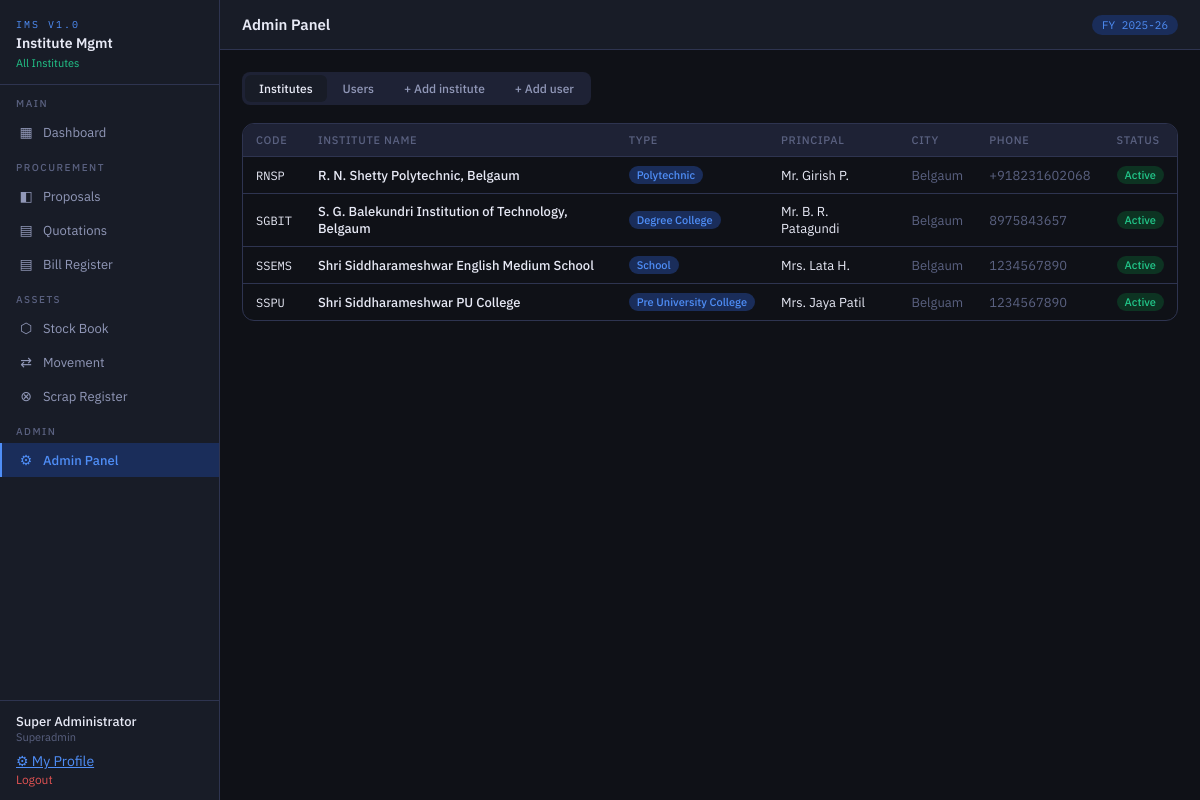
/admin/index.php (signed in), run on the app's committed database.
### tables this page shows
CREATE TABLE `institutes` (
  `id` int(10) UNSIGNED NOT NULL,
  `type_id` tinyint(3) UNSIGNED NOT NULL,
  `inst_code` varchar(12) NOT NULL,
  `inst_name` varchar(120) NOT NULL,
  `address` text DEFAULT NULL,
  `city` varchar(60) DEFAULT NULL,
  `district` varchar(60) DEFAULT NULL,
  `state` varchar(60) DEFAULT 'Karnataka',
  `pincode` varchar(10) DEFAULT NULL,
  `phone` varchar(20) DEFAULT NULL,
  `email` varchar(100) DEFAULT NULL,
  `principal` varchar(100) DEFAULT NULL,
  `is_active` tinyint(1) DEFAULT 1,
  `created_at` timestamp NOT NULL DEFAULT current_timestamp()
);

CREATE TABLE `institute_types` (
  `id` tinyint(3) UNSIGNED NOT NULL,
  `type_name` varchar(60) NOT NULL,
  `type_code` varchar(10) NOT NULL
);

### config/db.php (called while the page is built, shortened)
<?php
function db(): mysqli {
    static $conn = null;
    if ($conn === null) {
        $conn = new mysqli(DB_HOST, DB_USER, DB_PASS, DB_NAME, DB_PORT);
        $conn->set_charset('utf8mb4');
    }
    return $conn;
}
function query(string $sql, string $types = '', ...$params): mysqli_result|bool {
    $db  = db();
    $stmt = $db->prepare($sql);
    $stmt->execute();
    $result = $stmt->get_result();
    return $result !== false ? $result : true;
}
function rows(string $sql, string $types = '', ...$params): array {
    $r = query($sql, $types, ...$params);
    $out = [];
    while ($row = $r->fetch_assoc()) $out[] = $row;
    return $out;
}
function esc(string $val): string {
    return htmlspecialchars($val, ENT_QUOTES, 'UTF-8');
}

### admin/index.php (the view, shortened to what this page needs)
<?php
require_once __DIR__ . '/../config/db.php';
require_once __DIR__ . '/../includes/layout.php';
$institutes   = rows("SELECT i.*, it.type_name FROM institutes i JOIN institute_types it ON i.type_id=it.id WHERE i.id != 0 ORDER BY i.inst_name");
$activeTab = $_GET['tab'] ?? 'institutes';
layout_head('Admin Panel', 'admin');
?>
<div class="tabs" id="admin-tabs">
  <button class="tab <?= $activeTab==='institutes'?'active':'' ?>" onclick="location.href='?tab=institutes'">Institutes</button>
  <button class="tab <?= $activeTab==='users'?'active':'' ?>"       onclick="location.href='?tab=users'">Users</button>
  <button class="tab <?= $activeTab==='add_inst'?'active':'' ?>"    onclick="location.href='?tab=add_inst'">+ Add institute</button>
  <button class="tab <?= $activeTab==='add_user'?'active':'' ?>"    onclick="location.href='?tab=add_user'">+ Add user</button>
</div>
<?php if ($activeTab === 'institutes'): ?>
<div class="tbl-wrap">
  <table>
    <thead><tr><th>Code</th><th>Institute name</th><th>Type</th><th>Principal</th><th>City</th><th>Phone</th><th>Status</th></tr></thead>
    <tbody>
    <?php foreach ($institutes as $i): ?>
    <tr>
      <td class="mono"><?= esc($i['inst_code']) ?></td>
      <td class="fw500"><?= esc($i['inst_name']) ?></td>
      <td><span class="badge bg-blue"><?= esc($i['type_name']) ?></span></td>
      <td><?= esc($i['principal'] ?: '—') ?></td>
      <td class="muted"><?= esc($i['city'] ?: '—') ?></td>
      <td class="muted"><?= esc($i['phone'] ?: '—') ?></td>
      <td><span class="badge <?= $i['is_active'] ? 'bg-green' : 'bg-red' ?>"><?= $i['is_active'] ? 'Active' : 'Inactive' ?></span></td>
    </tr>
    <?php endforeach; ?>
    </tbody>
  </table>
</div>
<?php endif; ?>
<?php layout_foot(); ?>

### includes/layout.php (shortened to what this page needs)
<?php
function layout_head(string $pageTitle = '', string $activeMenu = ''): void {
    $inst = $_SESSION['inst_name'] ?? 'All Institutes';
    $user = $_SESSION['full_name'] ?? 'User';
    $role = ucfirst(str_replace('_', ' ', $_SESSION['role'] ?? ''));
    $base = BASE_URL;
    $fy   = $_SESSION['fy_label'] ?? '';
    $active = function(string $menu) use ($activeMenu): string {
        return $menu === $activeMenu ? 'active' : '';
    };
    $adminLink = '';
    if (($_SESSION['role'] ?? '') === 'superadmin') {
        $adminLink = "<div class='sb-section'>Admin</div>
  <a href='{$base}/admin/' class='nav-link " . $active('admin') . "'><span class='ni'>⚙</span> Admin Panel</a>";
    }
    echo "<!DOCTYPE html>
<html lang=\"en\">
<head>
<meta charset=\"UTF-8\">
<meta name=\"viewport\" content=\"width=device-width,initial-scale=1\">
<title>{$pageTitle} — IMS</title>
<link href=\"https://fonts.googleapis.com/css2?family=IBM+Plex+Sans:wght@300;400;500;600&family=IBM+Plex+Mono:wght@400;500&display=swap\" rel=\"stylesheet\">
<link rel=\"stylesheet\" href=\"{$base}/assets/css/app.css\">
</head>
<body>
<nav class=\"sidebar\" id=\"sidebar\">
  <div class=\"sb-logo\">
    <div class=\"sb-mark\">IMS v1.0</div>
    <div class=\"sb-name\">Institute Mgmt</div>
    <div class=\"sb-inst\">{$inst}</div>
  </div>
  <div class=\"sb-section\">Main</div>
  <a href=\"{$base}/index.php\" class=\"nav-link " . $active('dashboard') . "\"><span class=\"ni\">▦</span> Dashboard</a>
  <div class=\"sb-section\">Procurement</div>
  <a href=\"{$base}/modules/proposals/\" class=\"nav-link " . $active('proposals') . "\"><span class=\"ni\">◧</span> Proposals</a>
  <a href=\"{$base}/modules/quotations/\" class=\"nav-link " . $active('quotations') . "\"><span class=\"ni\">▤</span> Quotations</a>
  <a href=\"{$base}/modules/bills/\" class=\"nav-link " . $active('bills') . "\"><span class=\"ni\">▤</span> Bill Register</a>
  <div class=\"sb-section\">Assets</div>
  <a href=\"{$base}/modules/stock/\" class=\"nav-link " . $active('stock') . "\"><span class=\"ni\">⬡</span> Stock Book</a>
  <a href=\"{$base}/modules/movement/\" class=\"nav-link " . $active('movement') . "\"><span class=\"ni\">⇄</span> Movement</a>
  <a href=\"{$base}/modules/scrap/\" class=\"nav-link " . $active('scrap') . "\"><span class=\"ni\">⊗</span> Scrap Register</a>
  {$adminLink}
  <div class=\"sb-footer\">
    <div class=\"sb-user\">{$user}</div>
    <div class=\"sb-role\">{$role}</div>
	<a href=\"{$base}/profile.php\" >⚙ My Profile</a>
	<br>
    <a href=\"{$base}/logout.php\" class=\"logout-btn\">Logout</a>
  </div>
</nav>
<div class=\"main-wrap\">
  <header class=\"topbar\">
    <button class=\"menu-toggle\" onclick=\"document.getElementById('sidebar').classList.toggle('open')\">☰</button>
    <div class=\"tb-title\">{$pageTitle}</div>
    <div class=\"tb-right\">
      <span class=\"fy-badge\">FY {$fy}</span>
    </div>
  </header>
  <main class=\"content\">
";
}
function layout_foot(): void {
    $base = BASE_URL;
    echo "  </main>
</div>
<div id=\"toast\" class=\"toast\"></div>
<script src=\"{$base}/assets/js/app.js\"></script>
</body></html>";
}

### assets/css/app.css (style rules this page uses)
*, *::before, *::after { box-sizing: border-box; margin: 0; padding: 0; }
:root { --bg: #0f1117; --bg2: #181c27; --bg3: #1e2235; --bg4: #252a3d; --bd: #2e3450; --bd2: #3d4466; --tx: #e8eaf6; --tx2: #9198b8; --tx3: #5a6180; --ac: #4f8ef7; --ac2: #3a6fd8; --acs: #1a2d5a; --gn: #22c78a; --gns: #0d3322; --am: #f5a623; --ams: #3a2800; --rd: #e05252; --rds: #3a1010; --pu: #9b6dff; --pus: #2a1f5a; --font: 'IBM Plex Sans', sans-serif; --mono: 'IBM Plex Mono', monospace; --r: 8px; --rl: 12px; }
body { font-family: var(--font); background: var(--bg); color: var(--tx); min-height: 100vh; display: flex; font-size: 14px; }
.sidebar { width: 220px; min-height: 100vh; background: var(--bg2); border-right: 1px solid var(--bd); display: flex; flex-direction: column; flex-shrink: 0; position: sticky; top: 0; height: 100vh; overflow-y: auto; }
.sb-logo { padding: 18px 16px 14px; border-bottom: 1px solid var(--bd); }
.sb-mark { font-family: var(--mono); font-size: 10px; letter-spacing: 2px; text-transform: uppercase; color: var(--ac); margin-bottom: 3px; }
.sb-name { font-size: 14px; font-weight: 600; }
.sb-inst { font-size: 11px; color: var(--gn); margin-top: 4px; white-space: nowrap; overflow: hidden; text-overflow: ellipsis; }
.sb-section { font-size: 10px; letter-spacing: 1.5px; text-transform: uppercase; color: var(--tx3); padding: 12px 16px 5px; font-weight: 500; }
.nav-link { display: flex; align-items: center; gap: 9px; padding: 8px 16px; color: var(--tx2); font-size: 13px; text-decoration: none; border-left: 2px solid transparent; transition: all .13s; }
.nav-link.active { background: var(--acs); color: var(--ac); border-left-color: var(--ac); font-weight: 500; }
.ni { font-size: 14px; width: 16px; text-align: center; }
.sb-footer { margin-top: auto; padding: 12px 16px; border-top: 1px solid var(--bd); }
.sb-user { font-size: 13px; font-weight: 500; }
.sb-role { font-size: 11px; color: var(--tx3); margin-bottom: 8px; }
.logout-btn { font-size: 12px; color: var(--rd); text-decoration: none; }
.main-wrap { flex: 1; display: flex; flex-direction: column; min-width: 0; }
.topbar { height: 50px; background: var(--bg2); border-bottom: 1px solid var(--bd); display: flex; align-items: center; gap: 14px; padding: 0 22px; position: sticky; top: 0; z-index: 100; }
.tb-title { font-size: 15px; font-weight: 600; }
.tb-right { margin-left: auto; display: flex; align-items: center; gap: 10px; }
.fy-badge { font-size: 11px; background: var(--acs); color: var(--ac); padding: 3px 10px; border-radius: 20px; font-family: var(--mono); }
.content { padding: 22px; flex: 1; overflow-y: auto; }
.tbl-wrap { overflow-x: auto; border-radius: var(--rl); border: 1px solid var(--bd); }
table { width: 100%; border-collapse: collapse; }
thead th { background: var(--bg3); color: var(--tx3); font-size: 11px; font-weight: 500; text-transform: uppercase; letter-spacing: .7px; padding: 9px 13px; text-align: left; border-bottom: 1px solid var(--bd); white-space: nowrap; }
tbody td { padding: 9px 13px; border-bottom: 1px solid var(--bd); font-size: 13px; vertical-align: middle; }
tbody tr:last-child td { border-bottom: none; }
.mono { font-family: var(--mono); font-size: 12px; }
.muted { color: var(--tx3); }
.badge { display: inline-flex; align-items: center; padding: 2px 8px; border-radius: 20px; font-size: 11px; font-weight: 500; white-space: nowrap; }
.bg-green { background: var(--gns); color: var(--gn); }
.bg-blue { background: var(--acs); color: var(--ac); }
.tabs { display: flex; gap: 2px; background: var(--bg3); padding: 3px; border-radius: var(--r); margin-bottom: 18px; width: fit-content; }
.tab { padding: 6px 14px; border-radius: 6px; cursor: pointer; font-size: 12px; font-weight: 500; color: var(--tx2); border: none; background: transparent; font-family: var(--font); transition: all .13s; text-decoration: none; }
.tab.active, .tab:hover { background: var(--bg2); color: var(--tx); }
.fw500 { font-weight: 500; }
a { color: var(--ac); }

### data on the page
institutes: inst_code "RNSP", inst_name "R. N. Shetty Polytechnic, Belgaum", type.type_name "Polytechnic", principal "Mr. Girish P.", city "Belgaum", phone "+918231602068", is_active "Active"
institutes: inst_code "SGBIT", inst_name "S. G. Balekundri Institution of Technology, Belgaum", type.type_name "Degree College", principal "Mr. B. R. Patagundi", city "Belgaum", phone "8975843657", is_active "Active"
institutes: inst_code "SSEMS", inst_name "Shri Siddharameshwar English Medium School", type.type_name "School", principal "Mrs. Lata H.", city "Belgaum", phone "1234567890", is_active "Active"
institutes: inst_code "SSPU", inst_name "Shri Siddharameshwar PU College", type.type_name "Pre University College", principal "Mrs. Jaya Patil", city "Belguam", phone "1234567890", is_active "Active"

### other printed values
$inst "All Institutes"
$user "Super Administrator"
$role "Superadmin"
$pageTitle "Admin Panel"
$fy "2025-26"
